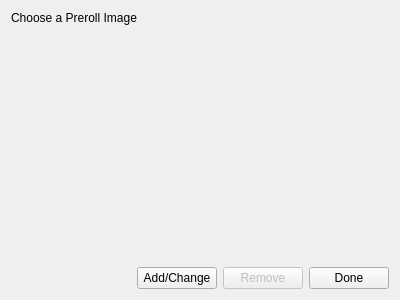
<?xml version="1.0" encoding="UTF-8"?>
<ui version="4.0">
 <class>PrerollImgForm</class>
 <widget class="QWidget" name="PrerollImgForm">
  <property name="geometry">
   <rect>
    <x>0</x>
    <y>0</y>
    <width>400</width>
    <height>300</height>
   </rect>
  </property>
  <property name="windowTitle">
   <string>Form</string>
  </property>
  <layout class="QVBoxLayout" name="verticalLayout_2">
   <item>
    <layout class="QVBoxLayout" name="verticalLayout">
     <item>
      <layout class="QHBoxLayout" name="horizontalLayout_5">
       <item alignment="Qt::AlignTop">
        <widget class="QLabel" name="label">
         <property name="text">
          <string>Choose a Preroll Image</string>
         </property>
        </widget>
       </item>
       <item>
        <spacer name="horizontalSpacer_2">
         <property name="orientation">
          <enum>Qt::Horizontal</enum>
         </property>
         <property name="sizeHint" stdset="0">
          <size>
           <width>40</width>
           <height>20</height>
          </size>
         </property>
        </spacer>
       </item>
      </layout>
     </item>
     <item>
      <widget class="QLabel" name="imgLabel">
       <property name="sizePolicy">
        <sizepolicy hsizetype="Expanding" vsizetype="Expanding">
         <horstretch>0</horstretch>
         <verstretch>0</verstretch>
        </sizepolicy>
       </property>
       <property name="frameShape">
        <enum>QFrame::NoFrame</enum>
       </property>
       <property name="text">
        <string/>
       </property>
      </widget>
     </item>
     <item>
      <layout class="QHBoxLayout" name="horizontalLayout_2">
       <item>
        <spacer name="horizontalSpacer">
         <property name="orientation">
          <enum>Qt::Horizontal</enum>
         </property>
         <property name="sizeHint" stdset="0">
          <size>
           <width>40</width>
           <height>20</height>
          </size>
         </property>
        </spacer>
       </item>
       <item alignment="Qt::AlignBottom">
        <widget class="QPushButton" name="addChangeButton">
         <property name="text">
          <string>Add/Change</string>
         </property>
        </widget>
       </item>
       <item alignment="Qt::AlignBottom">
        <widget class="QPushButton" name="removeButton">
         <property name="enabled">
          <bool>false</bool>
         </property>
         <property name="text">
          <string>Remove</string>
         </property>
        </widget>
       </item>
       <item alignment="Qt::AlignBottom">
        <widget class="QPushButton" name="doneButton">
         <property name="text">
          <string>Done</string>
         </property>
        </widget>
       </item>
      </layout>
     </item>
    </layout>
   </item>
  </layout>
 </widget>
 <resources/>
 <connections/>
</ui>
